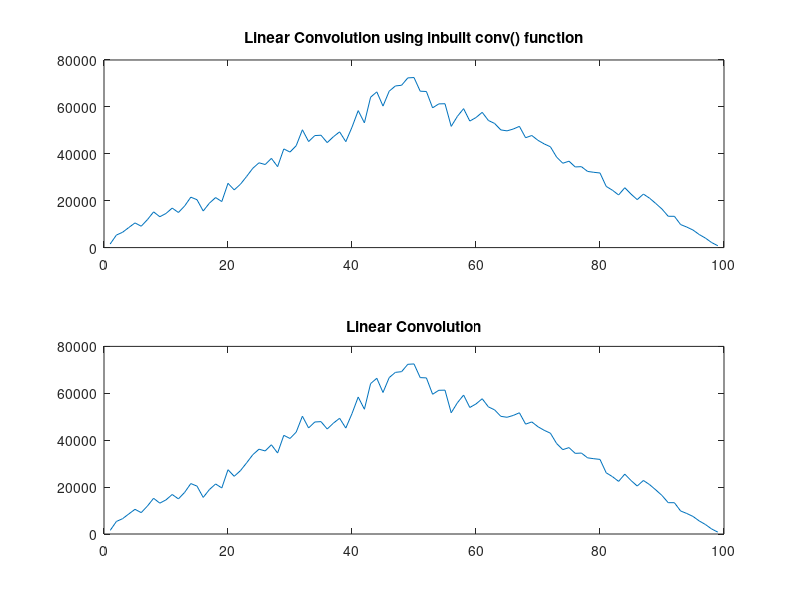

The MATLAB script that drew this image:
clc;
clear all;
close all;

x=randi(50,50,1);
h=randi(100,50,1);
j=conv(x,h);

lth=max(length(x)+length(h)-1,max(length(x),length(h)));
h=[h;zeros(lth-length(h),1)];


aa=zeros(size(h));
for p=1:length(x)
    aa=aa+x(p)*h;
    l=h(end);
    h(2:end)=h(1:end-1);
    h(1)=l;
end



subplot(2,1,1);
plot(j);
title("Linear Convolution using inbuilt conv() function");
subplot(2,1,2);
plot(aa);
title("Linear Convolution");
